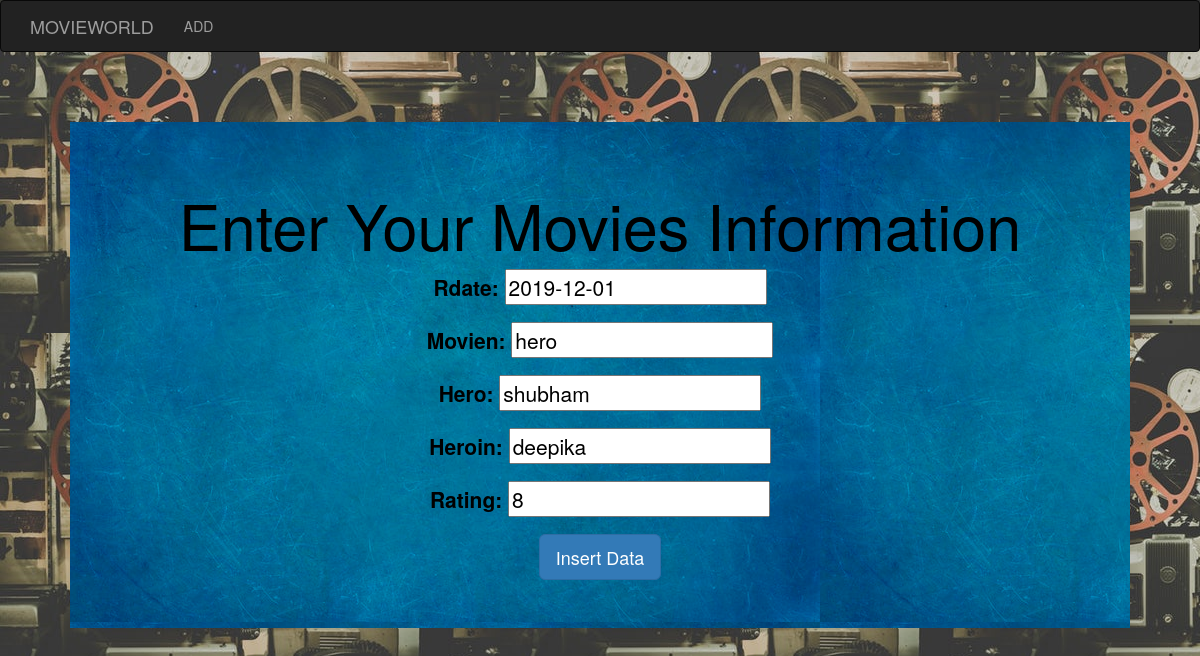
The app's page /update/9 with its own data.
### testapp/models.py (models this page shows, shortened)
class Movie(models.Model):
    rdate = models.DateField()
    movien = models.CharField(max_length=255)
    hero = models.CharField(max_length=255)
    heroin = models.CharField(max_length=255)
    rating = models.IntegerField(default=1,
        validators=[MaxValueValidator(10), MinValueValidator(1)])

### testapp/views.py (the view)
# urls.py: path('update/<int:pk>', views.CompanyUpdateView.as_view()),
class CompanyUpdateView(UpdateView):
    model = Movie
    fields = ('rdate','movien','hero','heroin','rating')

### template/testapp/movie_form.html (shortened to what this page needs)
<!DOCTYPE html>
{% extends 'testapp/base.html'%}
   {%block body_block%}
   <div class="jumbotron" align="center">
      <div class="container">
        <h1>Enter Your Movies Information</h1>
        <form  method="post">
          {{form.as_p}}
          <input type="submit" class='btn btn-lg btn-primary' value="Insert Data">
        </form>
       {% endblock%}

### static/css/info.css (style rules this page uses)
.jumbotron { color: Black; background-image: url("../image/b_b.jpg"); margin-top: 70px; margin-left: 70px; margin-right: 70px; }

### records on screen
Movie: rdate "2019-12-01", movien "hero", hero "shubham", heroin "deepika", rating "8"
